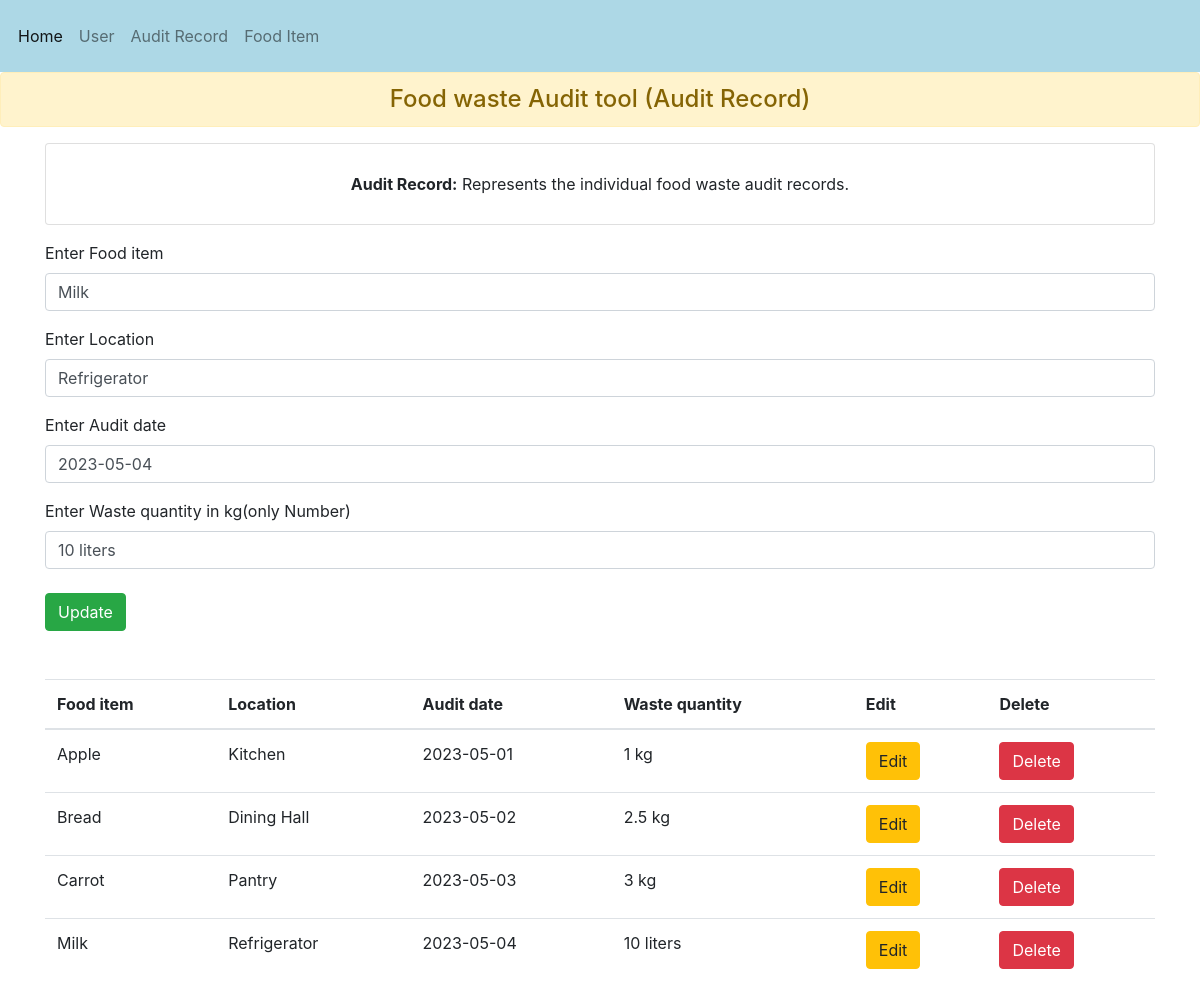
Screenshot of /update_audit_record/20 with the database file from the repository.
### app/models.py (models this page shows, shortened)
class Audit_Record(models.Model):
    food_item  = models.TextField()
    location = models.CharField(max_length=200)
    audit_date = models.TextField()
    waste_quantity = models.TextField()

### app/views.py (the view)
# urls.py: path('update_audit_record/<str:id>', views.UPDATE_audit_record, name='update_audit_record'),
def UPDATE_audit_record(request, id):
    sel_fooditem = Audit_Record.objects.get(id = id)
    re = Audit_Record.objects.all()
    context = {
        'sel_fooditem' : sel_fooditem,
        're' : re,
    }
    return render(request, 'audit_record.html', context)

### app/templates/audit_record.html (shortened to what this page needs)
{% load static %}
<!doctype html>
<html lang="en">
  <head>
    <link rel="stylesheet" href="https://cdn.jsdelivr.net/npm/bootstrap@4.3.1/dist/css/bootstrap.min.css">
    <link rel="stylesheet" type="text/css" href="{% static 'style.css' %}">
  </head>
  <body>
    <nav class="navbar navbar-expand-lg navbar-light ">
        <div class="collapse navbar-collapse" id="navbarNavAltMarkup">
          <div class="navbar-nav">
            <a class="nav-item nav-link active" href="{% url 'index' %}">Home</a>
            <a class="nav-item nav-link" href="{% url 'user' %}">User</a>
            <a class="nav-item nav-link" href="{% url 'audit_record' %}">Audit Record</a>
            <a class="nav-item nav-link" href="{% url 'food_items' %}">Food Item</a>
          </div>
        </div>
      </nav>
    <h4 class="alert alert-warning text-center">Food waste Audit tool (Audit Record)</h4>
    <div class="container text-center">
      <div class="card p-3">
        <ul class="list-group list-group-flush">
          <li class="list-group-item"><strong>Audit Record:</strong> Represents the individual food waste audit records.</li>
        </ul>
      </div>
    </div>
    <div class="container mt-3">
        {% if sel_fooditem %}
        <form method="POST" action="{% url 'update_done_audit_record' sel_fooditem.id %}">
            <div class="form-group">
              <label>Enter Food item</label>
              <input type="text" class="form-control" value="{{sel_fooditem.food_item}}" name="food_item" placeholder="Represents which food item was wasted" required>
            </div>
            <div class="form-group">
                <label>Enter Location</label>
                <input type="text" class="form-control" value="{{sel_fooditem.location}}"  name="location" placeholder="Represents the location of the food waste audit" required>
            </div>
            <div class="form-group">
                <label>Enter Audit date</label>
                <input type="text" class="form-control" value="{{sel_fooditem.audit_date}}" name="audit_date" placeholder="Represents the date of the food waste audit" required>
            </div>
            <div class="form-group">
                <label>Enter Waste quantity in kg(only Number)</label>
                <input type="text" class="form-control" value="{{sel_fooditem.waste_quantity}}" name="waste_quantity" pattern="[0-9]+" placeholder="Store the quantity of food waste recorded during the audit" required>
            </div>
            <button type="submit" class="btn btn-success">Update</button>
        </form>
        {% endif %}
    </div>
<div class="container mt-5">
    <table class="table">
        <thead>
          <tr>
            <th scope="col">Food item</th>
            <th scope="col">Location</th>
            <th scope="col">Audit date</th>
            <th scope="col">Waste quantity</th>
            <th scope="col">Edit</th>
            <th scope="col">Delete</th>
          </tr>
        </thead>
        <tbody>
            {% for i in re %}
            <tr>
                <td>{{i.food_item}}</td>
                <td>{{i.location}}</td>
                <td>{{i.audit_date}}</td>
                <td>{{i.waste_quantity}}</td>
                <td>
                    <a href="/update_audit_record/{{i.id}}" class="btn btn-warning">Edit</a>
                </td>
                <td>
                    <a href="/delete_audit_record/{{i.id}}" class="btn btn-danger">Delete</a>
                </td>
            </tr>
            {% endfor %}
        </tbody>
      </table>
</div>
  </body>
</html>

### app/static/style.css (style rules this page uses)
.navbar { background-color: lightblue; overflow: hidden; display: flex; justify-content: flex-start; padding: 10px; }
.navbar a { color: white; text-align: center; padding: 14px 16px; text-decoration: none; }

### rows the page displays
Audit_Record: food_item "Milk", location "Refrigerator", audit_date "2023-05-04", waste_quantity "10 liters"
Audit_Record: food_item "Apple", location "Kitchen", audit_date "2023-05-01", waste_quantity "1 kg"
Audit_Record: food_item "Bread", location "Dining Hall", audit_date "2023-05-02", waste_quantity "2.5 kg"
Audit_Record: food_item "Carrot", location "Pantry", audit_date "2023-05-03", waste_quantity "3 kg"
